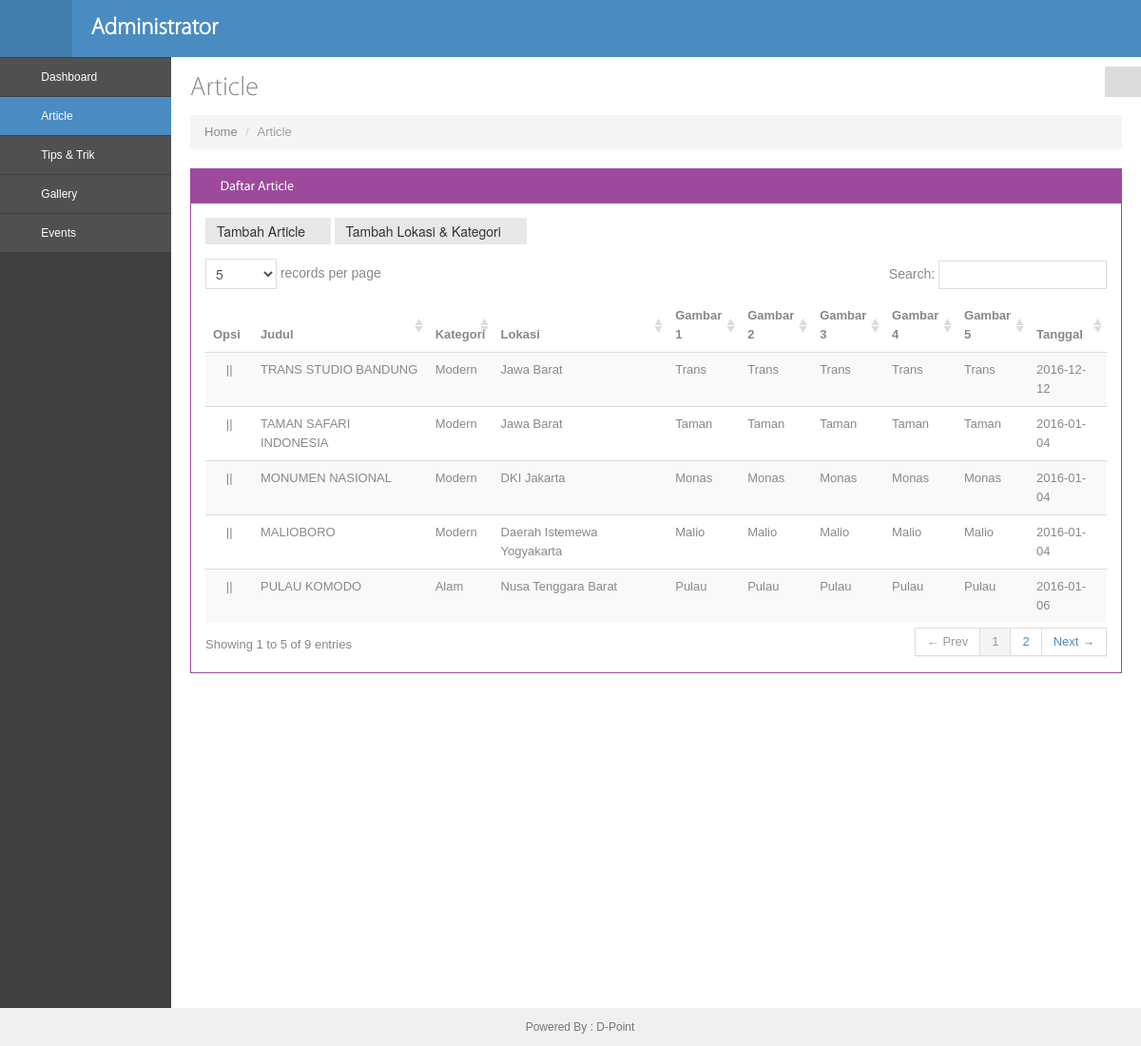
Page /administrator/article.php (signed in) on the committed database.
### tables this page shows
CREATE TABLE `article` (
  `article_id` int(5) NOT NULL,
  `judul` varchar(50) NOT NULL,
  `isi` longtext NOT NULL,
  `kategori` varchar(50) NOT NULL,
  `lokasi` varchar(50) NOT NULL,
  `gambar1` varchar(50) NOT NULL,
  `gambar2` varchar(50) NOT NULL,
  `gambar3` varchar(50) NOT NULL,
  `gambar4` varchar(50) NOT NULL,
  `gambar5` varchar(50) NOT NULL,
  `tanggal` date NOT NULL,
  `koordinat` varchar(50) NOT NULL
);

### administrator/article.php (the view, shortened to what this page needs)
<!DOCTYPE html>
<?php
include ('aksi_admin/session.php');
 ?>
<head>
   <link href="assets/bootstrap/css/bootstrap.min.css" rel="stylesheet" />
   <link href="assets/bootstrap/css/bootstrap-responsive.min.css" rel="stylesheet" />
   <link href="assets/bootstrap/css/bootstrap-fileupload.css" rel="stylesheet" />
   <link href="assets/font-awesome/css/font-awesome.css" rel="stylesheet" />
   <link href="css/style.css" rel="stylesheet" />
   <link href="css/style-responsive.css" rel="stylesheet" />
   <link href="css/style-default.css" rel="stylesheet" id="style_color" />
   <link rel="stylesheet" href="assets/data-tables/DT_bootstrap.css" />
</head>
<body class="fixed-top">
   <div id="header" class="navbar navbar-inverse navbar-fixed-top">
       <div class="navbar-inner">
           <div class="container-fluid">
               <div class="sidebar-toggle-box hidden-phone">
                   <div class="icon-reorder"></div>
               </div>
               <a class="brand" href="dashboard.php">
                   <h3 class="sub-menu">Administrator</h3>
               </a>
               <div class="top-nav ">
                   <ul class="nav pull-right top-menu" >
                       <li class="dropdown mtop5">
                           <a class="dropdown-toggle element" data-placement="bottom" data-toggle="tooltip" href="aksi_admin/aksi_logout.php" data-original-title="Keluar">
                               <i class="icon-off"></i>
                           </a>
                       </li>
                   </ul>
               </div>
           </div>
       </div>
   </div>
   <div id="container" class="row-fluid">
      <div class="sidebar-scroll">
          <div id="sidebar" class="nav-collapse collapse">
              <ul class="sidebar-menu">
                  <li class="sub-menu">
                      <a class="" href="dashboard.php">
                          <i class="icon-dashboard"></i>
                          <span>Dashboard</span>
                      </a>
                  </li>
                     <li class="sub-menu active">
                      <a href="article.php" class="">
                          <i class="icon-book"></i>
                          <span>Article</span>
                      </a>
                  </li>
                  <li class="sub-menu">
                      <a href="tips.php" class="">
                          <i class="icon-road"></i>
                          <span>Tips &amp; Trik </span>
                      </a>
                  </li>
                  <li class="sub-menu">
                      <a href="gallery.php" class="">
                          <i class="icon-camera"></i>
                          <span>Gallery</span>
                      </a>
                      </li>
                      <li class="sub-menu">
                      <a href="events.php" class="">
                          <i class="icon-calendar"></i>
                          <span>Events</span>
                      </a>
                  </li>
              </ul>
          </div>
      </div>
      </div>
      <div id="main-content">
         <div class="container-fluid">
            <div class="row-fluid">
               <div class="span12">
                   <div id="theme-change" class="hidden-phone">
                       <i class="icon-cogs"></i>
                   </div>
                   <h3 class="page-title">
                     Article
                   </h3>
                   <ul class="breadcrumb">
                       <li>
                           <a href="dashboard.php">Home</a>
                           <span class="divider">/</span>
                       </li>
                       <li class="active">
                           Article
                       </li>
                   </ul>
               </div>
            </div>
             <div class="row-fluid">
                 <div class="span12">
                     <div class="widget purple">
                         <div class="widget-title">
                             <h4><i class="icon-reorder"></i> Daftar Article</h4>
                            <span class="tools">
                                <a href="javascript:;" class="icon-chevron-down"></a>
                            </span>
                         </div>
                         <div class="widget-body">
                             <div>
                                 <div class="clearfix">
                                 <a href="tambah_posting/tambah_article.php" >
                                     <div class="btn-group">
                                         <button class="btn green" >
                                             Tambah Article <i class="icon-plus"></i>
                                         </button>
                                     </div>
                                     </a>
                                     <a href="tambah_posting/tambah_lokasi_kategori.php" >
                                     <div class="btn-group">
                                         <button class="btn green" >
                                             Tambah Lokasi &amp; Kategori <i class="icon-plus"></i>
                                         </button>
                                     </div>
                                     </a>
                                 <div class="space15"></div>
                                 <table class="table table-striped table-hover " id="editable-sample">
                                     <thead>
                                     <tr>
                                         <th>Opsi</th>
                                         <th>Judul</th>
                                         <th>Kategori</th>
                                         <th>Lokasi</th>
                                         <th>Gambar 1</th>
                                         <th>Gambar 2</th>
                                         <th>Gambar 3</th>
                                         <th>Gambar 4</th>
                                         <th>Gambar 5</th>
                                         <th>Tanggal</th>
                                     </tr>
                                     </thead>
                                     <tbody>
                                     <?php
                                     $query = mysqli_query($connect, "SELECT * FROM article ORDER BY article_id DESC ");
                    while ($data = mysqli_fetch_array($query)){
                      $gambar1 = $data['gambar1'];
                      $gambar2 = $data['gambar2'];
                      $gambar3 = $data['gambar3'];
                      $gambar4 = $data['gambar4'];
                      $gambar5 = $data['gambar5'];
                      $A1=substr($gambar1, 0, 5);
                      $A2=substr($gambar2, 0, 5);
                      $A3=substr($gambar3, 0, 5);
                      $A4=substr($gambar4, 0, 5);
                      $A5=substr($gambar5, 0, 5);
                    ?>
                                     <tr class="">
                                         <td><a href="edit_posting/edit_article.php?id=<?php echo $data['article_id']; ?>"><b class="icon-pencil"></b></a> ||
                                         <a href="aksi_admin/aksi_hapus_article.php?id=<?php echo $data['article_id'];?>"><b class="icon-trash"></b></a></td>
                                         <td><?php echo $data['judul']; ?></td>
                                         <td><?php echo $data['kategori']; ?></td>
                                         <td><?php echo $data['lokasi']; ?></td>
                                         <td><?php echo $A1; ?></td>
                                         <td><?php echo $A2; ?></td>
                                         <td><?php echo $A3; ?></td>
                                         <td><?php echo $A4; ?></td>
                                         <td><?php echo $A5; ?></td>
                                         <td><?php echo $data['tanggal']; ?></td>
                                     </tr>
                                      <?php
                    }
                    ?>
                                     </tbody>
                                 </table>
                             </div>
                         </div>
                     </div>
                 </div>
             </div>
         </div>
      </div>
   </div>
   <div id="footer">
       Powered By : D-Point
   </div>
</body>
</html>

### administrator/css/style-responsive.css (style rules this page uses)
@media (min-width: 980px) { #sidebar { position: absolute; width: 180px; } }
@media (min-width: 980px) { #sidebar ul { margin-top:1px !important; width: 100%; } }
@media (min-width: 980px) { #main-content { margin-top: 0px !important; } }
@media (min-width: 980px) { .fixed-top #main-content { margin-top: 20px; } }

### administrator/css/style-default.css (style rules this page uses)
body { color: #888888; }
a, a:hover { text-shadow: none !important; color: #4a8bc2; }
#header.navbar-inverse .navbar-inner { background-color: #4a8bc2; background-image: -moz-linear-gradient(top, #4a8bc2, #4a8bc2); background-image: -webkit-gradient(linear, 0 0, 0 100%, from(#4a8bc2), to(#4a8bc2)); background-image: -webkit-linear-gradient(top, #4a8bc2, #4a8bc2); background-image: -o-linear-gradient(top, #4a8bc2, #4a8bc2); background-image: linear-gradient(to bottom, #4a8bc2, #4a8bc2); background-repeat: repeat-x; border-color: #4a8bc2; color: #fff; filter: progid:DXImageTransform.Microsoft.gradient(startColorstr='#ff4a8bc2', endColorstr='#ff4a8bc2', GradientType=0); }
.sidebar-toggle-box { background: #427dae; color: #fff; }
#sidebar > ul > li > a { color: #fff !important; }
#sidebar > ul > li a i { color: #fff !important; display: inline-block; }
#sidebar > ul > li.active > a, #sidebar > ul > li >a:hover, #sidebar > ul > li:hover>a { background: #4a8bc2; }

### rows in the picture
article: judul "TRANS STUDIO BANDUNG", kategori "Modern", lokasi "Jawa Barat", gambar1 "Trans", gambar2 "Trans", gambar3 "Trans", gambar4 "Trans", gambar5 "Trans", tanggal "2016-12-12"
article: judul "TAMAN SAFARI INDONESIA", kategori "Modern", lokasi "Jawa Barat", gambar1 "Taman", gambar2 "Taman", gambar3 "Taman", gambar4 "Taman", gambar5 "Taman", tanggal "2016-01-04"
article: judul "MONUMEN NASIONAL", kategori "Modern", lokasi "DKI Jakarta", gambar1 "Monas", gambar2 "Monas", gambar3 "Monas", gambar4 "Monas", gambar5 "Monas", tanggal "2016-01-04"
article: judul "MALIOBORO", kategori "Modern", lokasi "Daerah Istemewa Yogyakarta", gambar1 "Malio", gambar2 "Malio", gambar3 "Malio", gambar4 "Malio", gambar5 "Malio", tanggal "2016-01-04"
article: judul "PULAU KOMODO", kategori "Alam", lokasi "Nusa Tenggara Barat", gambar1 "Pulau", gambar2 "Pulau", gambar3 "Pulau", gambar4 "Pulau", gambar5 "Pulau", tanggal "2016-01-06"
